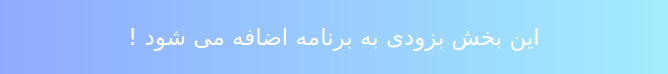
<?xml version="1.0" encoding="UTF-8"?>
<ui version="4.0">
 <class>MainWindow</class>
 <widget class="QWidget" name="MainWindow">
  <property name="geometry">
   <rect>
    <x>0</x>
    <y>0</y>
    <width>668</width>
    <height>74</height>
   </rect>
  </property>
  <property name="minimumSize">
   <size>
    <width>668</width>
    <height>74</height>
   </size>
  </property>
  <property name="maximumSize">
   <size>
    <width>668</width>
    <height>74</height>
   </size>
  </property>
  <property name="windowTitle">
   <string> </string>
  </property>
  <property name="windowIcon">
   <iconset>
    <normaloff>../img/icons/info.png</normaloff>../img/icons/info.png</iconset>
  </property>
  <layout class="QVBoxLayout" name="verticalLayout">
   <property name="leftMargin">
    <number>0</number>
   </property>
   <property name="topMargin">
    <number>0</number>
   </property>
   <property name="rightMargin">
    <number>0</number>
   </property>
   <property name="bottomMargin">
    <number>0</number>
   </property>
   <item>
    <widget class="QLabel" name="label">
     <property name="font">
      <font>
       <family>Lalezar</family>
       <pointsize>17</pointsize>
      </font>
     </property>
     <property name="styleSheet">
      <string notr="true">background-color: qlineargradient(spread:pad, x1:0, y1:0, x2:1, y2:0, stop:0 rgba(144, 170, 255, 255), stop:1 rgba(162, 238, 254, 255));
color: rgb(255, 255, 255);</string>
     </property>
     <property name="text">
      <string>این بخش بزودی به برنامه اضافه می شود !</string>
     </property>
     <property name="alignment">
      <set>Qt::AlignCenter</set>
     </property>
     <property name="wordWrap">
      <bool>true</bool>
     </property>
    </widget>
   </item>
  </layout>
  <action name="actionjkjkk">
   <property name="text">
    <string>jkjkk</string>
   </property>
  </action>
 </widget>
 <resources>
  <include location="img/images.qrc"/>
 </resources>
 <connections/>
</ui>
